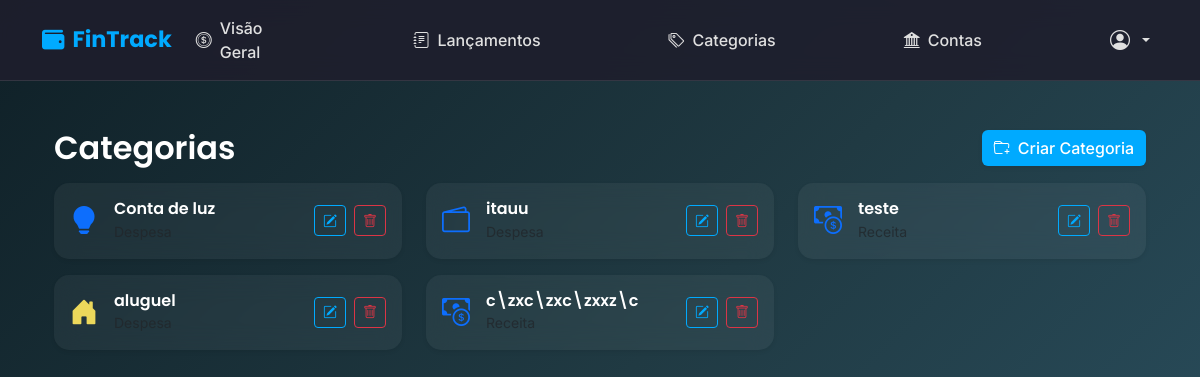
/categorias/ (signed in), run on the app's committed database.
### core/models.py (models this page shows, shortened)
class Categoria(models.Model):
    nome = models.CharField(max_length=100)
    tipo = models.CharField(
        max_length=10, choices=[("Receita", "Receita"), ("Despesa", "Despesa")]
    )
    cor = models.CharField(max_length=7, default="#0d6efd")
    icone = models.CharField(max_length=50, blank=True)
    usuario = models.ForeignKey(User, on_delete=models.CASCADE)

### core/views.py (the view)
# urls.py: path('categorias/', views.listar_categorias, name='listar_categorias'),
@login_required
def listar_categorias(request):
    categorias = Categoria.objects.filter(usuario=request.user)
    return render(request, "core/listar_categorias.html", {"categorias": categorias})

### core/templates/core/listar_categorias.html (shortened to what this page needs)
{% extends 'core/base.html' %}
{% block content %}
<div class="container py-4">
  <div class="d-flex justify-content-between align-items-center mb-3">
    <h2 class="mb-0">Categorias</h2>
    <a href="{% url 'cadastrar_categoria' %}" class="btn btn-primary shadow-sm">
      <i class="bi bi-folder-plus me-1"></i> Criar Categoria
    </a>
  </div>
  <div class="row">
    {% for categoria in categorias %}
      <div class="col-md-4 col-sm-6">
        <div class="card border-0 shadow-sm mb-3">
          <div class="card-body d-flex align-items-center justify-content-between">
            <div class="d-flex align-items-center">
              <i class="{{ categoria.icone }} fs-3 me-3" style="color: {{ categoria.cor }}"></i>
              <div>
                <h6 class="mb-0 fw-semibold">{{ categoria.nome }}</h6>
                <small class="text-muted text-capitalize">{{ categoria.tipo }}</small>
              </div>
            </div>
            <div class="d-flex">
              <a href="{% url 'editar_categoria' categoria.id %}" class="btn btn-sm btn-outline-primary me-2" title="Editar">
                <i class="bi bi-pencil-square"></i>
              </a>
              <a href="{% url 'excluir_categoria' categoria.id %}" class="btn btn-sm btn-outline-danger" title="Excluir">
                <i class="bi bi-trash"></i>
              </a>
            </div>
          </div>
        </div>
      </div>
    {% empty %}
      <div class="col-12 text-center text-muted">
        <p>Nenhuma categoria cadastrada.</p>
      </div>
    {% endfor %}
  </div>
</div>
{% endblock %}

### core/templates/core/base.html (style rules this page uses)
body { font-family: 'Inter', sans-serif; min-height: 100vh; background: linear-gradient(135deg, #0f2027, #203a43, #2c5364); color: #f0f0f0; }
h1, h2, h3, h4, h5, h6, .navbar-brand { font-family: 'Poppins', sans-serif; font-weight: 600; color: #fff; }
p, span, li, label, td, th, small { font-family: 'Inter', sans-serif; color: #f0f0f0 !important; }
.card { background: rgba(255, 255, 255, 0.05) !important; backdrop-filter: blur(12px); border: 1px solid rgba(255, 255, 255, 0.1); border-radius: 15px; color: #f0f0f0 !important; transition: transform 0.2s ease-in-out; }
.btn-primary { background: #00aaff; border: none; font-weight: 500; color: #fff !important; transition: 0.3s; }
.btn-outline-primary { border: 1px solid #00aaff; color: #00aaff !important; }

### data on the page
Categoria: nome "Conta de luz"
Categoria: nome "itauu"
Categoria: nome "teste", tipo "Receita"
Categoria: nome "aluguel"
Categoria: nome "c\\zxc\\zxc\\zxxz\\c"
